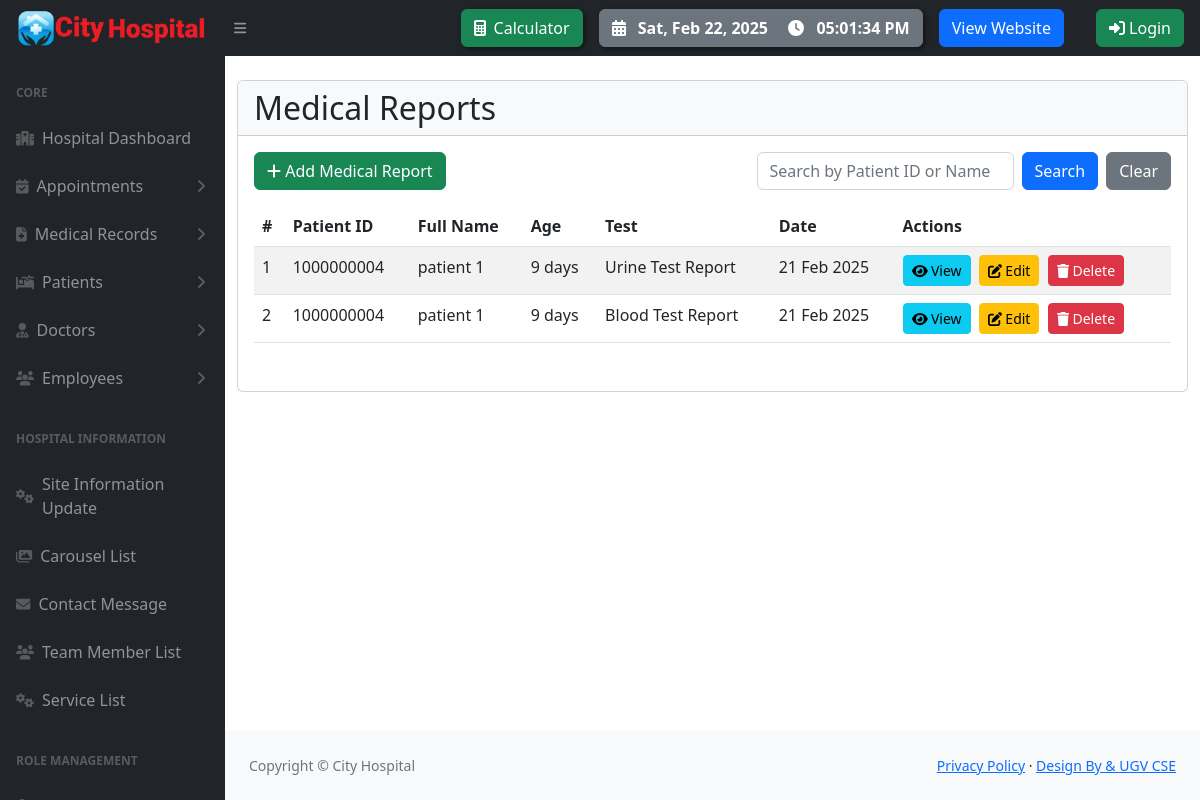
The page /reports/ on the database its author committed.
### pms/models.py (models this page shows, shortened)
class SiteInfo(models.Model):
    site_name = models.CharField(max_length=20)
    color_logo = models.ImageField(upload_to='logo/')
    white_logo = models.ImageField(upload_to='logo/')
    email = models.EmailField()
    phone = models.CharField(max_length=14)
    address = models.CharField(max_length=100)
    opening_hours = models.CharField(max_length=255, default='Saturday - Thursday: 6.00 am - 10.00 pm, Friday Closed')
    site_facebook = models.URLField(max_length=100)
    site_x = models.URLField(max_length=100)
    site_instagram = models.URLField(max_length=100)
    site_pinterest = models.URLField(max_length=100)

class Report(models.Model):
    patient = models.ForeignKey(PatientProfile, on_delete=models.CASCADE)
    test = models.ForeignKey(TestCategory, on_delete=models.CASCADE)
    report_content = RichTextField(blank=True)
    created_at = models.DateTimeField(default=now)  # Auto-add creation time

class PatientProfile(models.Model):
    user = models.OneToOneField(User, on_delete=models.CASCADE, related_name='patient_profile')
    patient_id = models.CharField(max_length=10, unique=True, editable=False)
    full_name = models.CharField(max_length=100)
    date_of_birth = models.DateField()
    gender_choices = [('Male', 'Male'), ('Female', 'Female'), ('Other', 'Other')]
    gender = models.CharField(max_length=6, choices=gender_choices)
    phone_number = models.CharField(
        max_length=11,
        validators=[
            RegexValidator(
                regex=r'^01[3-9]\d{8}$',
                message="Enter a valid Bangladesh phone number (e.g., 01712345678).",
                code='invalid_phone'
            )
        ]
    )
    present_address = models.CharField(max_length=255, blank=True, null=True)
    permanent_address = models.CharField(max_length=255, blank=True, null=True)
    city = models.CharField(max_length=100, blank=True, null=True)
    blood_type_choices = [('A+', 'A+'), ('A-', 'A-'), ('B+', 'B+'), ('B-', 'B-'),
                          ('O+', 'O+'), ('O-', 'O-'), ('AB+', 'AB+'), ('AB-', 'AB-')]
    blood_type = models.CharField(max_length=3, choices=blood_type_choices, blank=True, null=True)
    emergency_contact_name = models.CharField(max_length=100, blank=True, null=True)
    emergency_contact_relationship = models.CharField(max_length=50, blank=True, null=True)
    emergency_contact_phone = models.CharField(max_length=15, blank=True, null=True)
    allergies = models.BooleanField(default=False, blank=True, null=True)
    HIV_positive = models.BooleanField(default=False, blank=True, null=True)
    thalassemia = models.BooleanField(default=False, blank=True, null=True)
    diabetes = models.BooleanField(default=False, blank=True, null=True)
    hypertension = models.BooleanField(default=False, blank=True, null=True)
    notes = models.TextField(blank=True, null=True)
    created_at = models.DateTimeField(auto_now_add=True)
    updated_at = models.DateTimeField(auto_now=True)

class TestCategory(models.Model):
    name = models.CharField(max_length=255, unique=True)  # Test name
    test_pad = RichTextField()  # Design or description of the test

### pms/views.py (the view)
# urls.py: path('reports/', report_list, name='report_list'),
def report_list(request):
    from datetime import date
    query = request.GET.get('q', '')  # Get search query
    reports = Report.objects.filter(
        Q(patient__patient_id__icontains=query) | Q(patient__full_name__icontains=query)
    ).order_by('-id')  # Search by patient ID or full name
    for report in reports:
        dob = report.patient.date_of_birth
        today = date.today()
        delta = today - dob
        years = delta.days // 365
        remaining_days = delta.days % 365
        months = remaining_days // 30  # Approximation for months
        days = remaining_days % 30
        if years > 0:
            report.patient.age = f"{years} years, {months} months"
        elif months > 0:
            report.patient.age = f"{months} months, {days} days"
        else:
            report.patient.age = f"{days} days"
    paginator = Paginator(reports, 10)  # Show 10 reports per page
    page_number = request.GET.get('page')
    page_obj = paginator.get_page(page_number)
    context = {
        'reports': page_obj,
        'query': query,
    }
    return render(request, 'hospital/report/report_list.html', context)

### pms/context_processors.py (called while the page is built)
def site_information(request):
    site_info = SiteInfo.objects.first()
    return {
        'site_info': site_info
    }

### templates/hospital/report/report_list.html (shortened to what this page needs)
{% extends 'hospital/hospital_base.html' %}
{% block content %}
<div class="container mt-4">
    <div class="row">
        <div class="col-12">
            <div class="card">
                <div class="card-header bg-light">
                    <h2 class="mb-0">Medical Reports</h2>
                </div>
                <div class="card-body">
                    <div class="d-flex justify-content-between align-items-center mb-3">
                        <a href="{% url 'report_create' %}" class="btn btn-success">
                            <i class="fa fa-plus"></i> Add Medical Report
                        </a>
                        <form method="get" class="d-flex">
                            <input type="text" name="q" value="{{ query }}" placeholder="Search by Patient ID or Name" class="form-control me-2" />
                            <button type="submit" class="btn btn-primary me-2">Search</button>
                            <a href="{% url 'report_list' %}" class="btn btn-secondary">Clear</a>
                        </form>
                    </div>
                    <div class="table-responsive">
                        <table class="table table-striped">
                            <thead>
                                <tr>
                                    <th>#</th>
                                    <th>Patient ID</th>
                                    <th>Full Name</th>
                                    <th>Age</th>
                                    <th>Test</th>
                                    <th>Date</th>
                                    <th>Actions</th>
                                </tr>
                            </thead>
                            <tbody>
                                {% for report in reports %}
                                <tr>
                                    <td>{{ forloop.counter }}</td>
                                    <td>{{ report.patient.patient_id }}</td>
                                    <td>{{ report.patient.full_name }}</td>
                                    <td>{{ report.patient.age }}</td>
                                    <td>{{ report.test.name }}</td>
                                    <td>{{ report.created_at|date:"d M Y" }}</td>
                                    <td>
                                        <a href="{% url 'report_view' report.id %}" class="btn btn-info btn-sm me-1">
                                            <i class="fa fa-eye"></i> View
                                        </a>
                                        <a href="{% url 'report_edit' report.id %}" class="btn btn-warning btn-sm me-1">
                                            <i class="fa fa-edit"></i> Edit
                                        </a>
                                        <form method="post" action="{% url 'report_delete' report.id %}" class="d-inline">
                                            <button type="submit" class="btn btn-danger btn-sm" onclick="return confirm('Are you sure you want to delete this report?');">
                                                <i class="fa fa-trash"></i> Delete
                                            </button>
                                        </form>
                                    </td>
                                </tr>
                                {% endfor %}
                            </tbody>
                        </table>
                    </div>
                </div>
            </div>
        </div>
    </div>
</div>
{% endblock %}

### templates/hospital/hospital_base.html (shortened to what this page needs)
{% load static %}
<!DOCTYPE html>
<html lang="en">
    <head>
        <link href="https://cdn.jsdelivr.net/npm/simple-datatables@7.1.2/dist/style.min.css" rel="stylesheet" />
        <link href="{% static 'admin_panel/css/styles.css' %}" rel="stylesheet" />
    </head>
    <body class="sb-nav-fixed">
        <nav class="sb-topnav navbar navbar-expand navbar-dark bg-dark">
            <a class="navbar-brand ps-3" href="{% url 'hospital_admin' %}"><img src="{{ site_info.white_logo.url }}" alt="" style="width: 190px;"></a>
            <button class="btn btn-link btn-sm order-1 order-lg-0 me-4 me-lg-0" id="sidebarToggle" href="#!"><i class="fas fa-bars"></i></button>
            <button class="btn btn-success me-3 d-none d-md-block" data-bs-toggle="modal" data-bs-target="#calculatorModal" style="box-shadow: 2px 2px 5px rgba(0, 0, 0, 0.5);">
                <i class="fas fa-calculator me-2"></i>Calculator
            </button>
            <button class="btn btn-secondary me-3 d-none d-md-block d-flex align-items-center" style="box-shadow: 2px 2px 5px rgba(0, 0, 0, 0.5); font-weight: bold;">
                <i class="fas fa-calendar-alt me-2"></i>
                <span id="currentDate" class="me-3"></span>
                <i class="fas fa-clock me-2"></i>
                <span id="currentTime"></span>
            </button>
            <a href="{% url 'home' %}" class="btn btn-primary me-3 d-none d-md-block">View Website</a>
    {% if user.is_authenticated %}
    <div class="nv dropdown me-3 d-none d-md-block">
        <button class="btn btn-warning dropdown-toggle" id="UserDropdown" data-bs-toggle="dropdown" aria-expanded="false">
            <i class="fas fa-user-circle"></i> {{ user.username }}
        </button>
        <ul class="dropdown-menu dropdown-menu-end">
            <li><a class="dropdown-item" href="{% url 'admin_change_password' %}"><i class="fas fa-key me-2"></i> Change Password</a></li>
            <li><a class="dropdown-item" href="{% url 'logout' %}"><i class="fas fa-sign-out-alt me-2"></i> Logout</a></li>
        </ul>
    </div>
    {% else %}
    <a class="btn btn-success ms-3 me-3" href="{% url 'login' %}">
        <i class="fas fa-sign-in-alt"></i> Login
    </a>
    {% endif %}
        </nav>
        <div id="layoutSidenav">
            <div id="layoutSidenav_nav">
                <nav class="sb-sidenav accordion sb-sidenav-dark" id="sidenavAccordion">
                  {% include 'hospital/hospital_sidebar.html' %}
                </nav>
            </div>
            <div id="layoutSidenav_content">
                <main>
                    {% block content %}
                    {% endblock content %}
                </main>
                <footer class="py-4 bg-light mt-auto">
                    <div class="container-fluid px-4">
                        <div class="d-flex align-items-center justify-content-between small">
                            <div class="text-muted">Copyright &copy; {{ site_info.site_name }}</div>
                            <div>
                                <a href="#">Privacy Policy</a>
                                &middot;
                                <a href="#">Design By &amp; UGV CSE</a>
                            </div>
                        </div>
                    </div>
                </footer>
            </div>
        </div>
    </body>
</html>

### rows shown on the page
SiteInfo: white_logo (picture), site_name "City Hospital"
Report: patient.patient_id "1000000004", patient.full_name "patient 1", patient.age "9 days", test.name "Urine Test Report", created_at "21 Feb 2025"
Report: patient.patient_id "1000000004", patient.full_name "patient 1", patient.age "9 days", test.name "Blood Test Report", created_at "21 Feb 2025"
